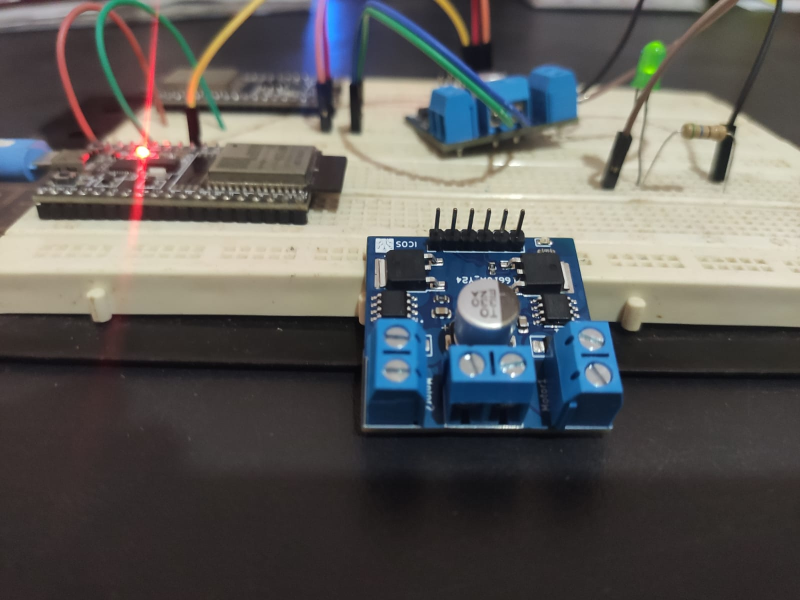
#> input picture 5_Geometric_Transformation/driver_icos.jpeg, 1600 x 1200 px (shown at 1/2 size)
$ jupyter execute Geometric_Transformation.ipynb
#> lines starting #> are read from the running program, lines starting #| are printed output that depends on the picture
## Libraries

[cell 1]
import numpy as np
import cv2
import matplotlib.pyplot as plt

### Funciones

[cell 2]
def mostrar_imagenes_gris(img1, img2, titulo1="Imagen 1", titulo2="Imagen 2"):

    # Crear una figura y establecer los títulos
    plt.figure(figsize=(10, 5))
    plt.subplot(1, 2, 1)
    plt.imshow(img1, cmap='gray')
    plt.title(titulo1)
    plt.subplot(1, 2, 2)
    plt.imshow(img2, cmap='gray')
    plt.title(titulo2)

    # Mostrar las imágenes
    plt.show()

[cell 3]
img = cv2.imread('driver_icos.jpeg',0)
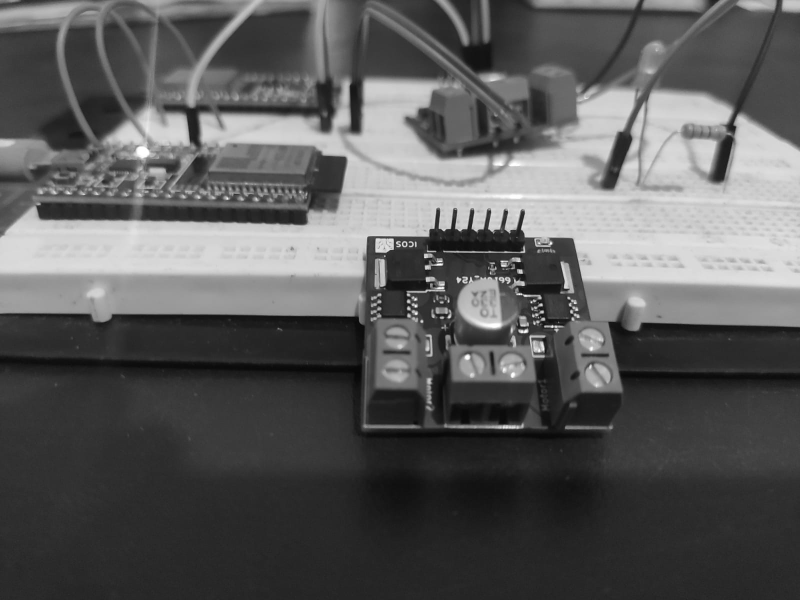
#> img: shape (1200, 1600) (shown at 1/2 size); min 0, max 255, mean 91.1
print('size = ',img.shape)
#| size =  (1200, 1600)
plt.figure(figsize=(10,10))
plt.imshow(img,cmap='gray')
plt.show()

# Interpolation

[cell 4]
# Interpolation using nearest integer towards zero
def geo_transformation(X,A,Yshape=None):

  if Yshape is None:
    (N,M) = X.shape
#> N = 1200; M = 1600
  else:
    (N,M) = Yshape

  Y = np.zeros((N,M),np.uint8) # Create an N x M matrix filled with zeros, with each element represented as an unsigned 8-bit integer.

  m = np.ones((N*M,3)) # Create a matrix with dimensions N*M x 3 filled with ones
  t = 0

  for i in range(N):
    for j in range(M):
      m[t,0:3] = [i,j,1]
      t = t+1
#> after the loop, t = 1920000

  m0  = np.dot(A,m.T)          # (i,j) -> (i0,j0) using equation explained above
  mpf = np.fix(m0).astype(int) # nearest integer towards zero

  # verification: does the pixel (i0,j0) belong to the image?
  i0 = mpf[0,:]
  j0 = mpf[1,:]
  kti = np.logical_and(i0>=0,i0<N)
  ktj = np.logical_and(j0>=0,j0<M)
  kt  = np.logical_and(kti,ktj)

  # output image
  t = 0
  for i in range(N):
    for j in range(M):
      if kt[t]:
        Y[i,j] = X[i0[t],j0[t]]
      t = t+1
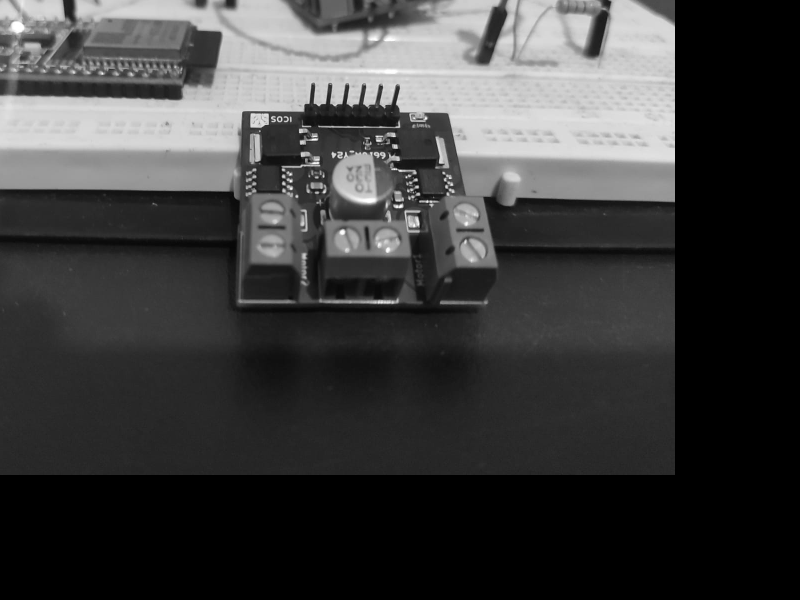
#> Y: shape (1200, 1600) (shown at 1/2 size); min 0, max 255, mean 61.2
#> after the loop, t = 1920000
  return Y

### Translation

[cell 5]
a11 = 1
a12 = 0
a13 = 250

a21 = 0
a22 = 1
a23 = 250

a1 = np.array([a11,a12,a13])
a2 = np.array([a21,a22,a23])

A  = np.vstack([a1,a2])

Y = geo_transformation(img,A)
plt.figure(figsize=(10,10))
plt.imshow(Y,cmap='gray')
plt.show()

[cell 6]
mostrar_imagenes_gris(img,Y,'Original','Traslación')
#> in mostrar_imagenes_gris, `plt.show()`:
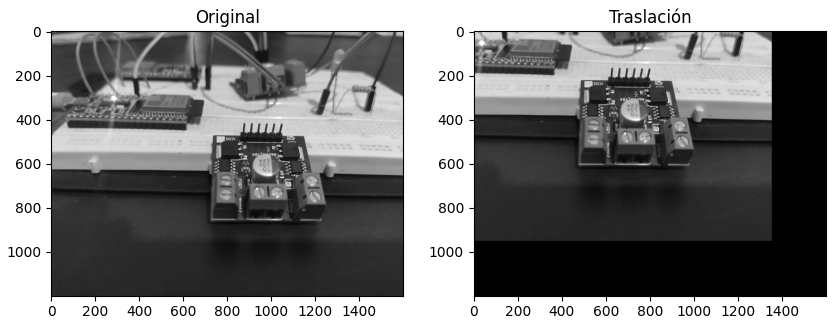
#> figure drawn by matplotlib, 2 panels

### Rotation

[cell 7]
theta = 30.0 / 180.0 * np.pi
a11   = np.cos(theta)
a12   = np.sin(theta)
a13   = -200
a21   = -np.sin(theta)
a22   =  np.cos(theta)
a23   = 400
a1    = np.array([a11,a12,a13])
a2    = np.array([a21,a22,a23])
A     = np.vstack([a1,a2])
Y     = geo_transformation(img,A)
#> after the loop in geo_transformation (call 2), `for i in range(N):`:
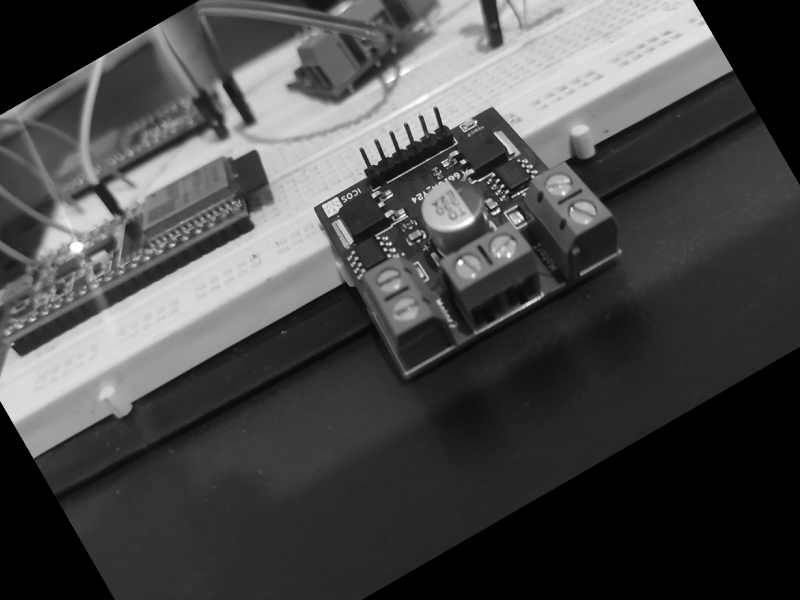
#> Y: shape (1200, 1600) (shown at 1/2 size); min 0, max 255, mean 73.7
plt.figure(figsize=(10,10))
plt.imshow(Y,cmap='gray')
plt.show()

[cell 8]
mostrar_imagenes_gris(img,Y,'Original','Rotation')

### Scaling

[cell 9]
theta = 45.0 / 180.0 * np.pi

s     = 0.7


a11 = s*np.cos(theta)
a12 = s*np.sin(theta)
a13 = 0

a21 = -s*np.sin(theta)
a22 =  s*np.cos(theta)
a23 = 500

a1 = np.array([a11,a12,a13])
a2 = np.array([a21,a22,a23])

A  = np.vstack([a1,a2])

Y = geo_transformation(img,A)
#> after the loop in geo_transformation (call 3), `for i in range(N):`:
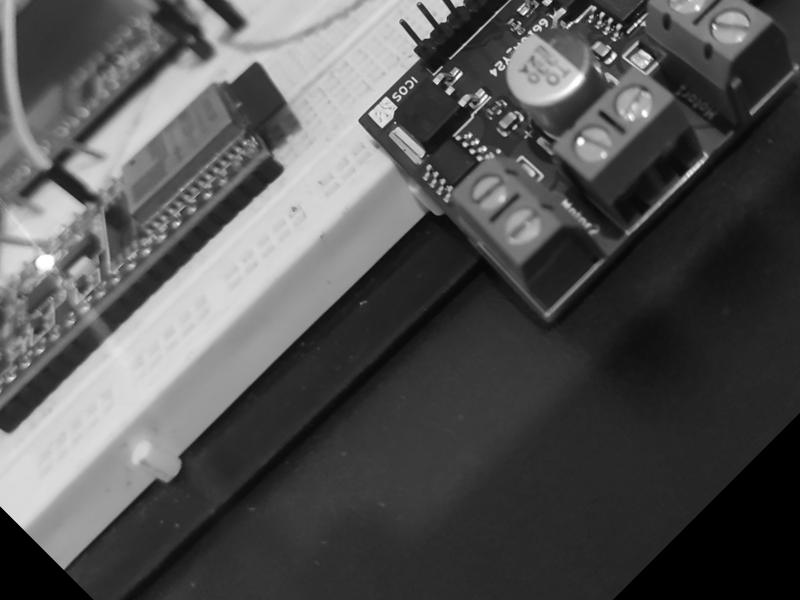
#> Y: shape (1200, 1600) (shown at 1/2 size); min 0, max 255, mean 83.3
plt.figure(figsize=(10,10))
plt.imshow(Y,cmap='gray')
plt.show()

[cell 10]
mostrar_imagenes_gris(img,Y,'Original','Rotation')

### Conversion Elipse - Circulo

[cell 11]
img2 = cv2.imread('reloj.png',0)
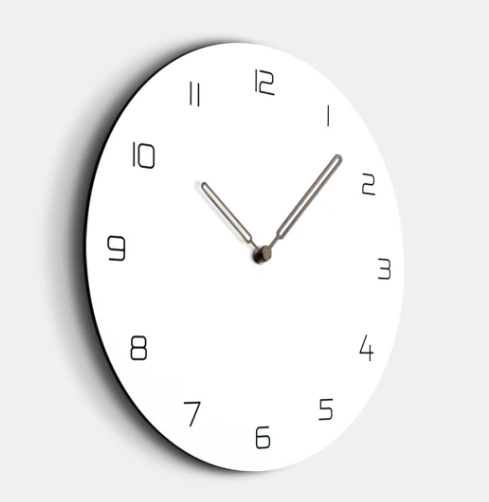
#> input picture 5_Geometric_Transformation/reloj.PNG, 489 x 502 px, found by its file name
#> img2: shape (502, 489); min 0, max 255, mean 237.6
print('size = ',img2.shape)
#| size =  (502, 489)
plt.figure(figsize=(10,10))
plt.imshow(img2,cmap='gray')
plt.show()

[cell 12]
# Coordinates (i,j) (manually estimated for 12, 3, 6 y 9 o'clock):
b1 = np.array([44,260]).reshape(2,1)   # 12:00
b2 = np.array([270,404]).reshape(2,1)   # 03:00
b3 = np.array([470,260]).reshape(2,1)   # 06:00
b4 = np.array([245,85]).reshape(2,1)   # 09:00

i = [b1[0],b2[0],b3[0],b4[0]]
j = [b1[1],b2[1],b3[1],b4[1]]

plt.figure(figsize=(10,10))
plt.imshow(img2,cmap='gray')
plt.scatter(j,i)
plt.show()
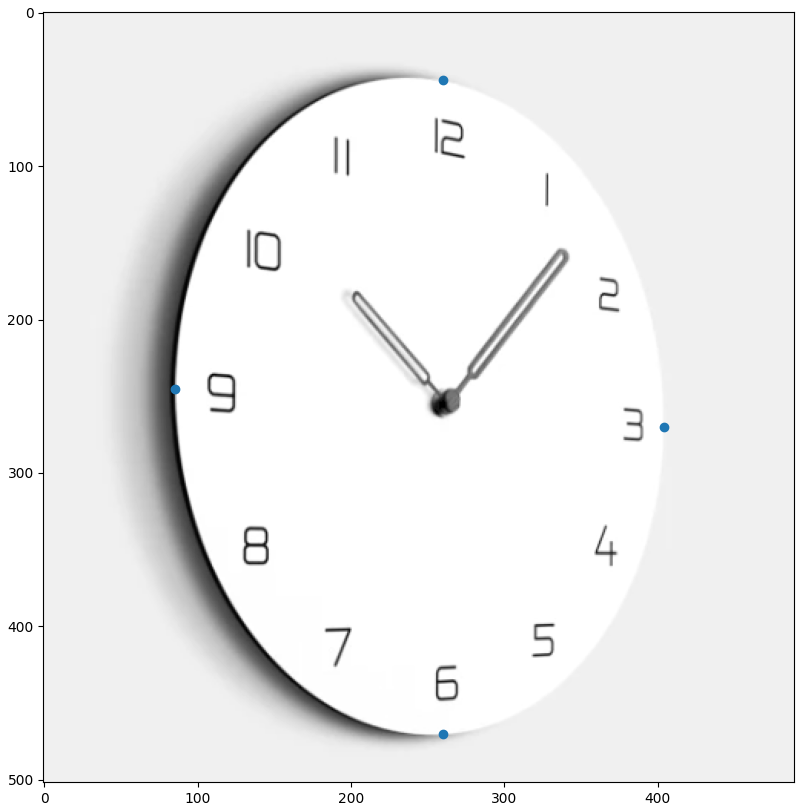
#> figure drawn by matplotlib, 1 panel

[cell 13]
# output, the four selected points are in the output image at coordinates (q+/-r,q+/-r)
r  = 240.0
q  = 242
m  = np.array([0,0,0])

c1 = np.array([q-r,q,1])
X1 = np.vstack([np.hstack([c1,m]),np.hstack([m,c1])])

c2 = np.array([q,q+r,1])
X2 = np.vstack([np.hstack([c2,m]),np.hstack([m,c2])])

c3 = np.array([q+r,q,1])
X3 = np.vstack([np.hstack([c3,m]),np.hstack([m,c3])])

c4 = np.array([q,q-r,1])
X4 = np.vstack([np.hstack([c4,m]),np.hstack([m,c4])])

A  = np.vstack([X1,X2,X3,X4])
b  = np.vstack([b1,b2,b3,b4])

t = np.linalg.lstsq(A, b, rcond=None)[0]  # inv(A'*A)*A'*b;

[cell 14]
a1 = np.array([t[0],t[1],t[2]]).reshape(1,3)
a2 = np.array([t[3],t[4],t[5]]).reshape(1,3)

A  = np.vstack([a1,a2])


Y = geo_transformation(img2,A,(2*q,2*q))
#> call 4 of geo_transformation, with A = array of shape (2, 3), Yshape = (484, 484)
#> after the loop in geo_transformation (call 4), `for i in range(N):`:
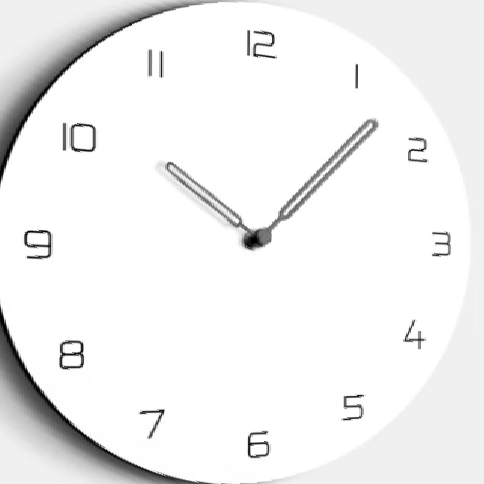
#> Y: shape (484, 484); min 0, max 255, mean 241.3
#> after the loop in geo_transformation (call 4), `for i in range(N):`: t = 234256
plt.figure(figsize=(10,10))
plt.imshow(Y,cmap='gray')

i = np.array([q-r,q-r,q+r,q+r,q-r])
j = np.array([q-r,q+r,q+r,q-r,q-r])
plt.plot(j,i)

i = [c1[0],c2[0],c3[0],c4[0],q]
j = [c1[1],c2[1],c3[1],c4[1],q]
plt.scatter(j,i,c='red')

plt.show()
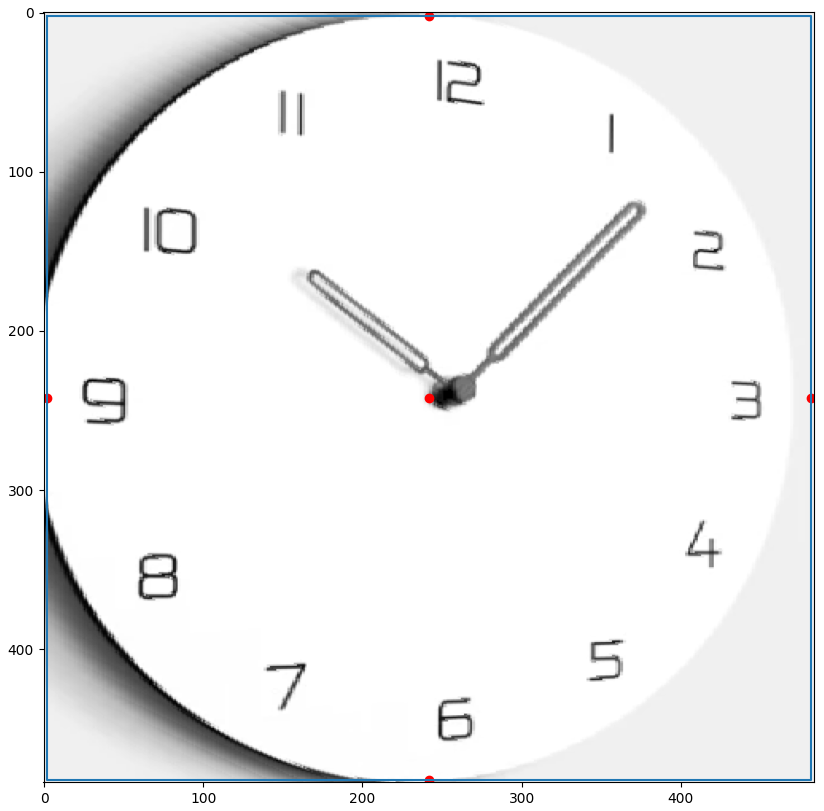
#> figure drawn by matplotlib, 1 panel
